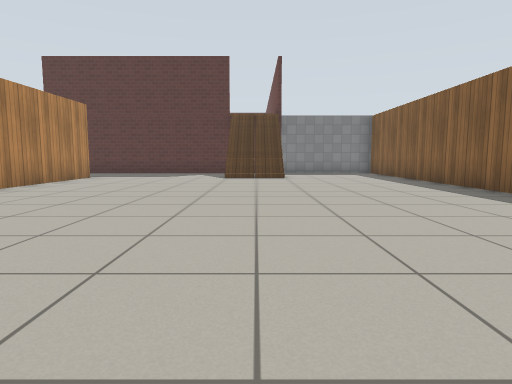
view 1 (above)

24 first-person views from a walk through a Gazebo world. The camera is 0.72 m above the floor, tilts 6° down and sees 75° across. The floor is counted in squares, 1 m on a side. Each view is taken from the middle of a square. On the plan, view 1 faces up. The plan holds only what a view shows up to about 10 squares ahead; the rest is blank. The place goes on beyond the plan. Simple patterns stand in for the simulator's built-in surfaces.

view 2
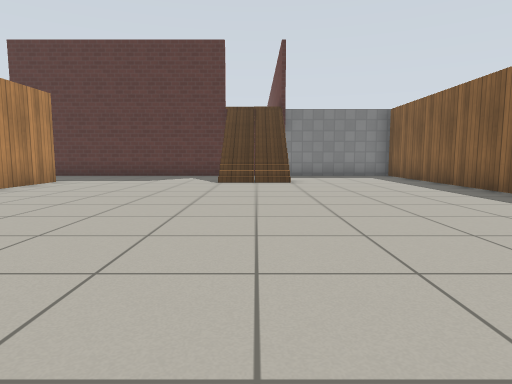

view 3
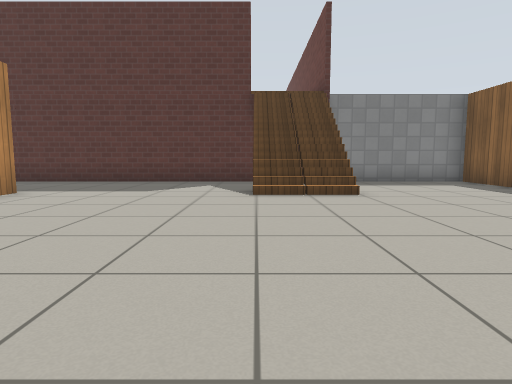

view 4
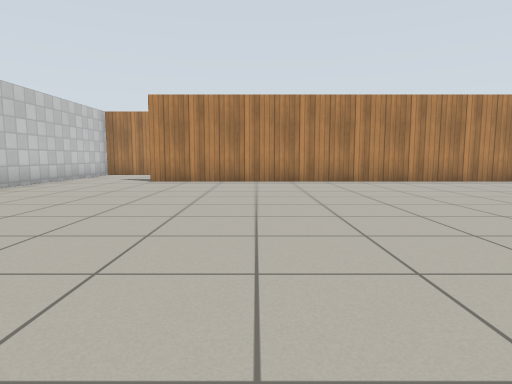

view 5
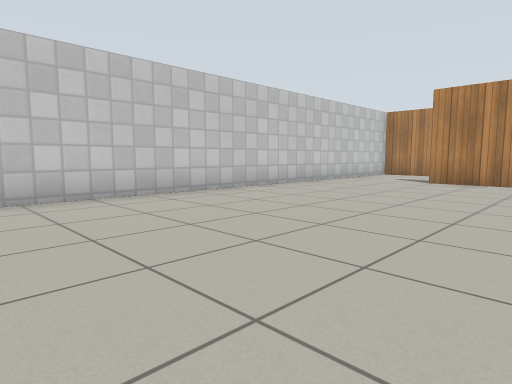

view 6
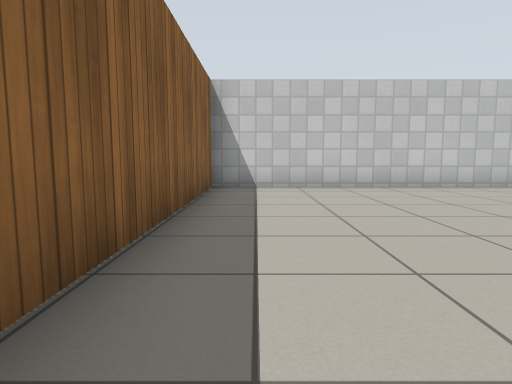

view 7
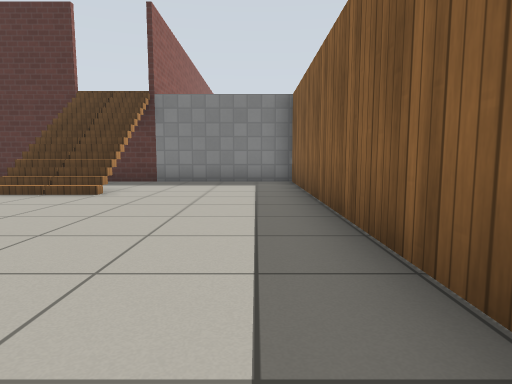

view 8
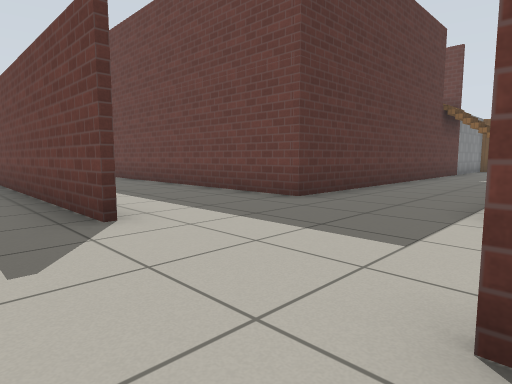

view 9
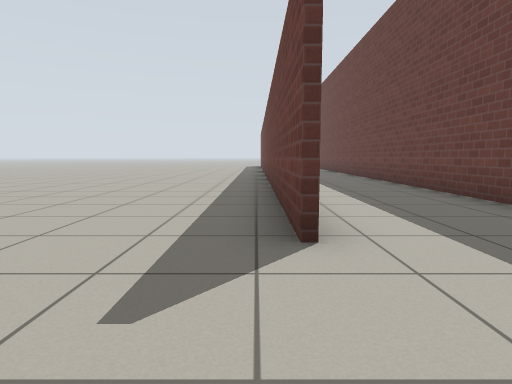

view 10
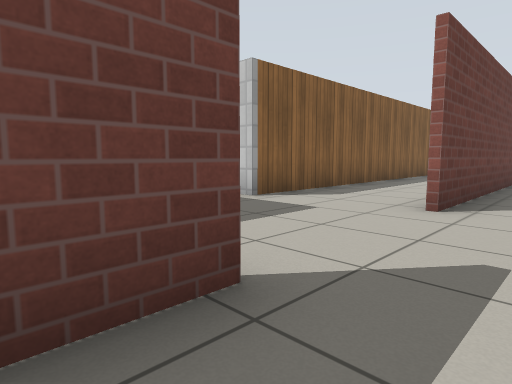

view 11
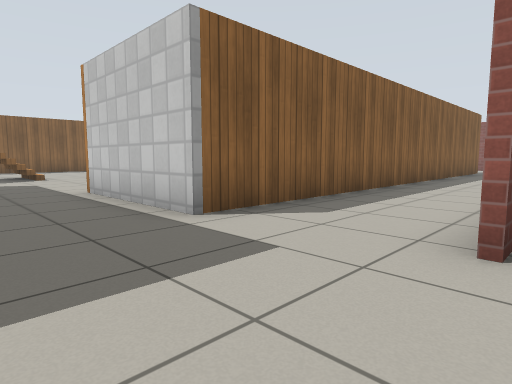

view 12
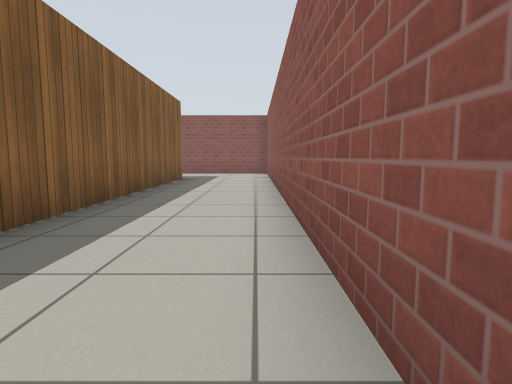

view 13
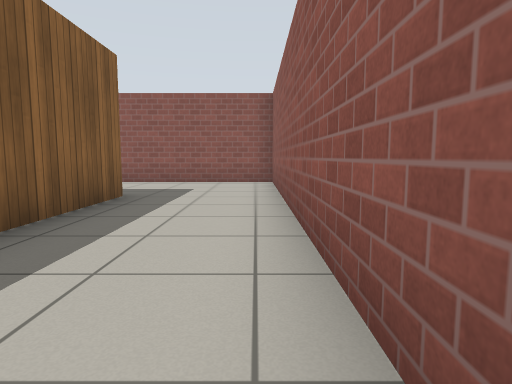

view 14
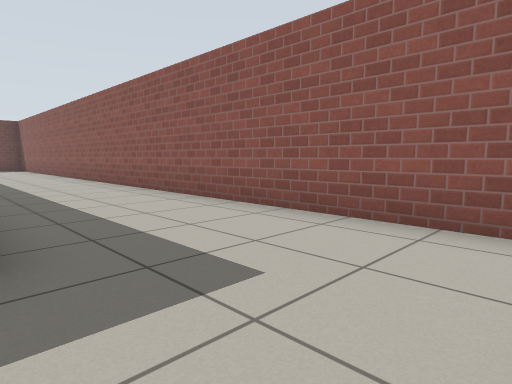

view 15
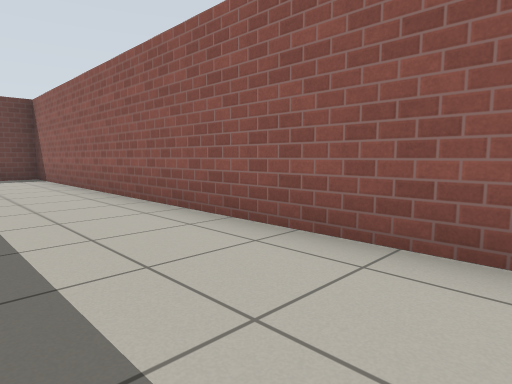

view 16
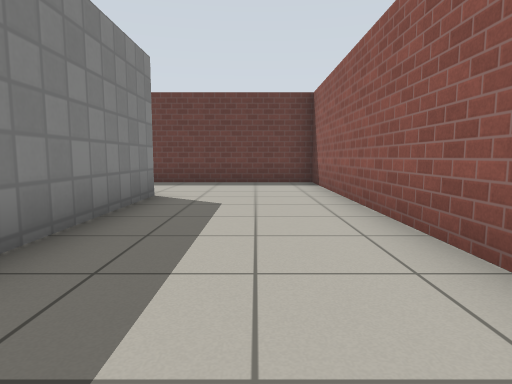

view 17
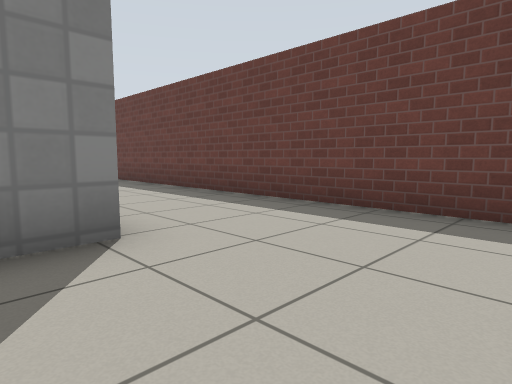

view 18
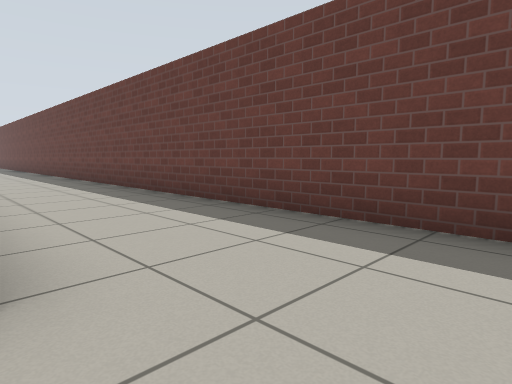

view 19
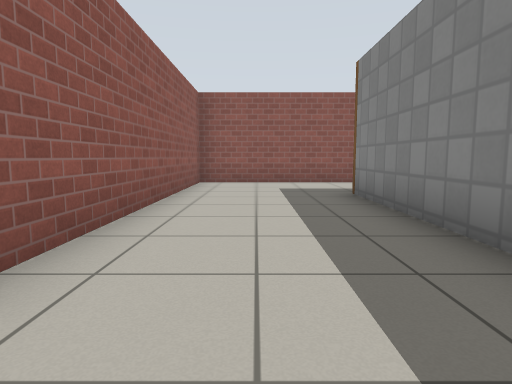

view 20
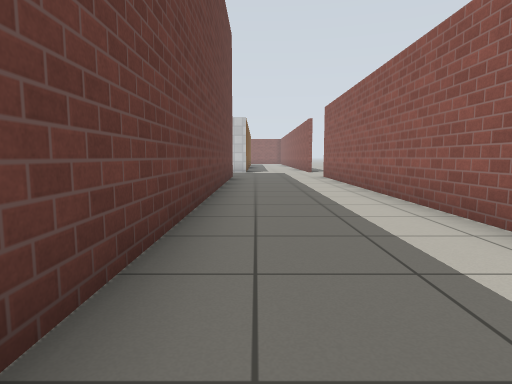

view 21
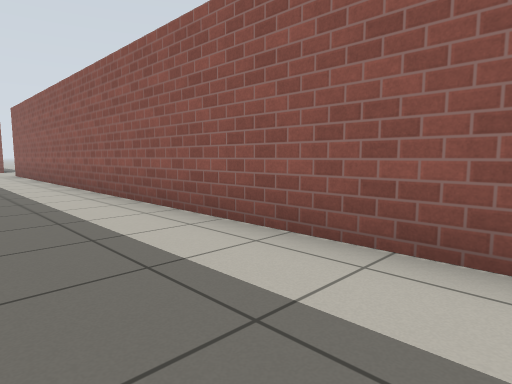

view 22
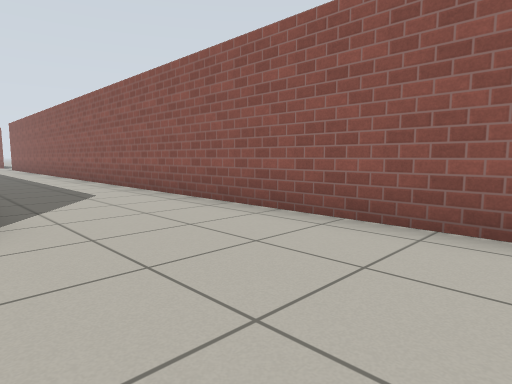

view 23
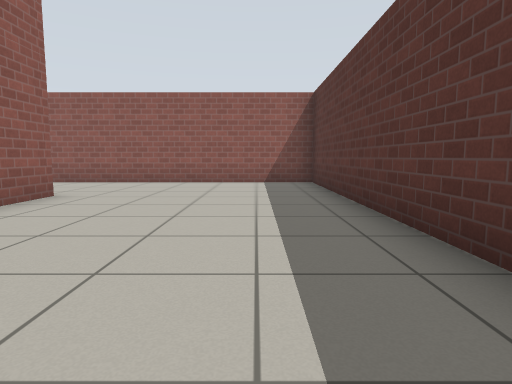

view 24
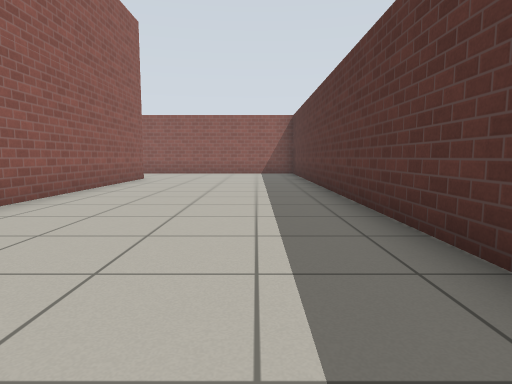

### Floor plan
Points are (right, up) in squares from view 1. A wall is a line through its corners. A room is listed if a view was taken in it or the views show most of it. See-through windows are left out.
Room 1 (views 1, 2, 3, 4, 5, 6, 7)
walls: (5.1, 6.2) (5.1, 14.7) (-4.6, 14.7); (-5.8, 11.6) (-5.8, -0.1); (-6.3, -2.9) (5.1, -2.9) (5.1, 3.7)
ways out: opening at (-4.5, 13.5) to room 3; opening at (-6, -1.5)
objects: stairs (1, 12) to (1, 14)
Room 2 (view 8)
walls: (-12.6, 5.6) (-12.6, 11.2)
ways out: opening at (-14, 11) to room 3
Room 3 (views 9, 10, 11, 12, 13, 14, 15, 16, 17, 18, 19, 20, 21, 22, 23, 24)
walls: (-4.6, 14.7) (-9.1, 14.7) (-9.1, 26); (-12.6, 14.6) (-12.6, 21.7); (-9.3, 33.3) (-2.8, 33.3); (0, 38.6) (-12.5, 38.6) (-12.5, 16.9); (-12.5, 7.5) (-12.5, -6.6) (8.5, -6.6) (8.5, 5.9); (5.2, -3.1) (1.4, -3.1); (-5.4, -3.1) (-9.6, -3.1) (-9.6, 11.6) (-5.8, 11.6)
ways out: opening at (-4.5, 13.5) to room 1; opening at (-14, 11) to room 2

Where each view was taken, in squares from view 1:
view 1: 0 up, 0 right, facing up
view 2: 2 up, 0 right, facing up
view 3: 5 up, 1 left, facing up
view 4: 3 up, 4 right, facing left
view 5: 3 up, 4 right, facing down-left
view 6: 5 up, 4 right, facing down
view 7: 5 up, 4 right, facing up
view 8: 11 up, 14 left, facing up-right
view 9: 12 up, 13 left, facing up
view 10: 16 up, 14 left, facing down-right
view 11: 14 up, 13 left, facing down-right
view 12: 8 up, 12 left, facing down
view 13: 3 up, 12 left, facing down
view 14: 3 down, 12 left, facing down-right
view 15: 4 down, 4 left, facing down-right
view 16: 5 down, 1 left, facing right
view 17: 6 down, 4 right, facing up-right
view 18: 5 down, 5 right, facing up-right
view 19: 5 down, 3 left, facing left
view 20: 27 up, 10 left, facing down
view 21: 30 up, 10 left, facing down-left
view 22: 37 up, 9 left, facing down-left
view 23: 37 up, 3 left, facing left
view 24: 37 up, 2 right, facing left
